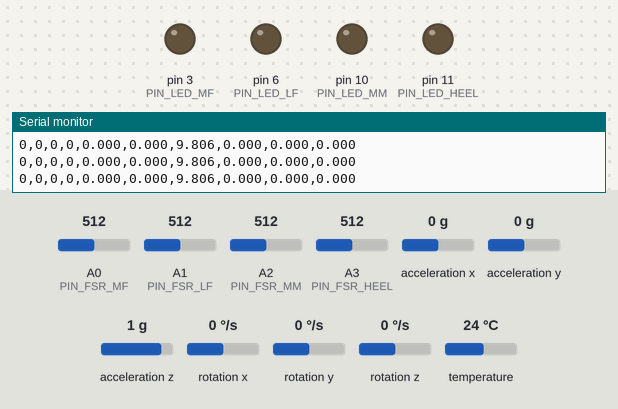
A sketch run on a simulated Arduino Uno, built with avr-gcc and run on an emulated ATmega328P. On the bench: output pins drawn as LEDs (lit = HIGH), the last lines printed to the serial monitor. The test bench sets the inputs (shaded band); at power-on: A0 (PIN_FSR_MF) = 512, A1 (PIN_FSR_LF) = 512, A2 (PIN_FSR_MM) = 512, A3 (PIN_FSR_HEEL) = 512, acceleration x 0 g, acceleration y 0 g, acceleration z 1 g, rotation x 0 °/s, rotation y 0 °/s, rotation z 0 °/s, temperature 24 °C.

Above: at 1.3 s.
1.4 s: A0 (PIN_FSR_MF) set to 925
At 2.04 s:
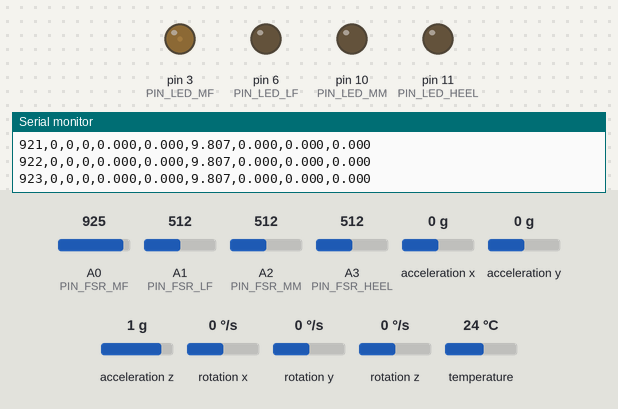
3.6 s: A1 (PIN_FSR_LF) set to 992
At 6.3 s:
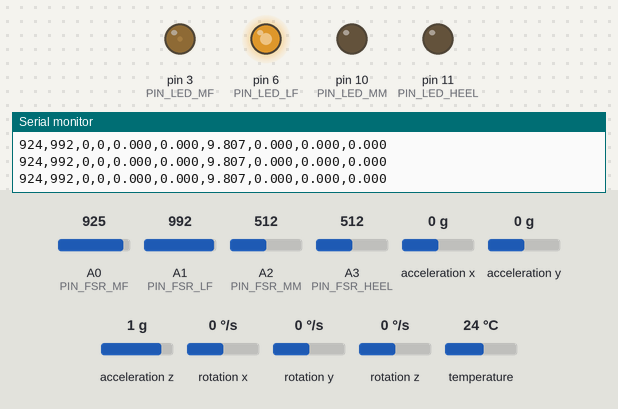
6.6 s: A2 (PIN_FSR_MM) set to 925
At 7.24 s:
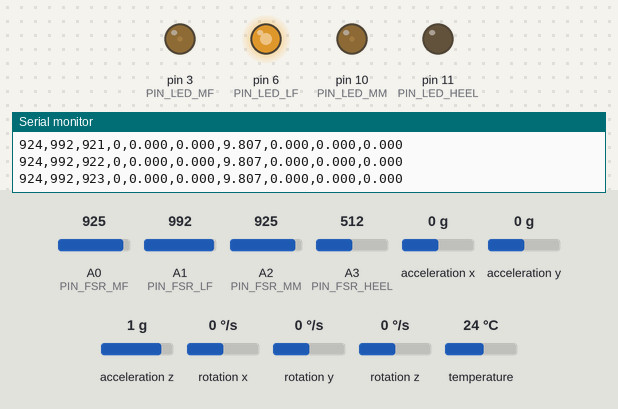
8.8 s: A3 (PIN_FSR_HEEL) set to 925
At 9.45 s:
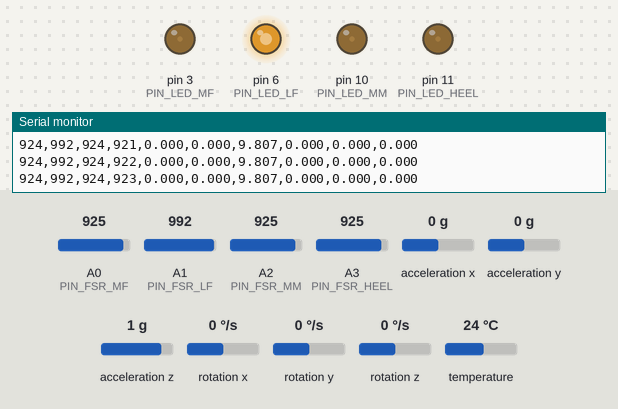
11.0 s: A0 (PIN_FSR_MF) set to 840
At 11.6 s:
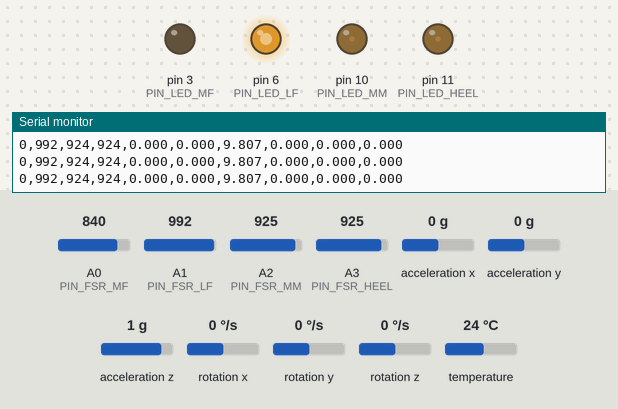
12.5 s: A2 (PIN_FSR_MM) set to 905
At 13.5 s:
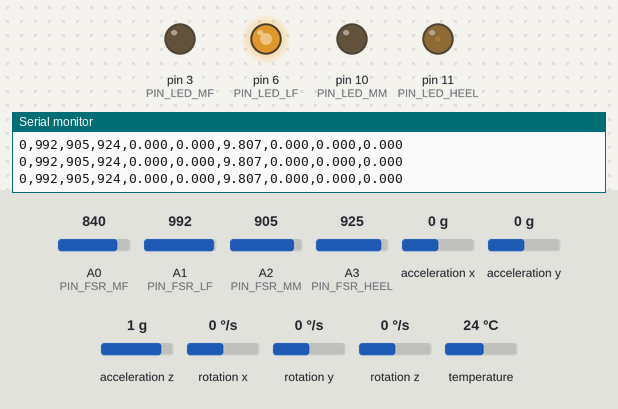
Timing chart, 0 to 15.0 s (numbered marks = the images above; inputs shaded):
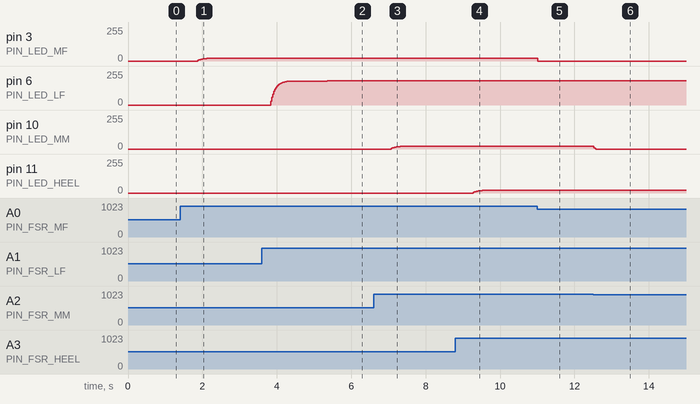

The sketch:

main.ino
```cpp
#include <Wire.h>
#include <Adafruit_MPU6050.h>
#include <Adafruit_Sensor.h>
#include "config.h"

Adafruit_MPU6050 mpu;

// Filtering variables
float alpha = 0.2; // Smoothing factor (0.0 to 1.0) - Adjust for more/less smoothing
float fMF = 0, fLF = 0, fMM = 0, fHEEL = 0;
float fAX = 0, fAY = 0, fAZ = 0;

void setup() {
  Serial.begin(115200);
  while (!Serial) delay(10);

  // Initialize LEDs
  pinMode(PIN_LED_MF, OUTPUT);
  pinMode(PIN_LED_LF, OUTPUT);
  pinMode(PIN_LED_MM, OUTPUT);
  pinMode(PIN_LED_HEEL, OUTPUT);

  // Initialize Accel Interrupt Pin
  pinMode(PIN_ACCEL_INT, INPUT);

  // Initialize MPU-6050
  if (!mpu.begin()) {
    Serial.println("Failed to find MPU6050 chip");
    while (1) { delay(10); }
  }

  mpu.setAccelerometerRange(MPU6050_RANGE_8_G);
  mpu.setGyroRange(MPU6050_RANGE_500_DEG);
  mpu.setFilterBandwidth(MPU6050_BAND_21_HZ);

  delay(100);
}

void loop() {
  // Read FSR values
  int valMF = analogRead(PIN_FSR_MF);
  int valLF = analogRead(PIN_FSR_LF);
  int valMM = analogRead(PIN_FSR_MM);
  int valHEEL = analogRead(PIN_FSR_HEEL);

  // Apply Exponential Moving Average (EMA) filtering
  fMF = (alpha * valMF) + ((1 - alpha) * fMF);
  fLF = (alpha * valLF) + ((1 - alpha) * fLF);
  fMM = (alpha * valMM) + ((1 - alpha) * fMM);
  fHEEL = (alpha * valHEEL) + ((1 - alpha) * fHEEL);

  // Map filtered FSR values to LED brightness (PWM 0-255)
  // Lowered threshold slightly to 915 to make it less stiff
  analogWrite(PIN_LED_MF, (fMF > 915) ? map((int)fMF, 915, 1023, 0, 255) : 0);
  analogWrite(PIN_LED_LF, (fLF > 915) ? map((int)fLF, 915, 1023, 0, 255) : 0);
  analogWrite(PIN_LED_MM, (fMM > 915) ? map((int)fMM, 915, 1023, 0, 255) : 0);
  analogWrite(PIN_LED_HEEL, (fHEEL > 915) ? map((int)fHEEL, 915, 1023, 0, 255) : 0);

  // Get MPU-6050 data
  sensors_event_t a, g, temp;
  mpu.getEvent(&a, &g, &temp);

  // Filter Accelerometer data
  fAX = (alpha * a.acceleration.x) + ((1 - alpha) * fAX);
  fAY = (alpha * a.acceleration.y) + ((1 - alpha) * fAY);
  fAZ = (alpha * a.acceleration.z) + ((1 - alpha) * fAZ);

  // Send data to Serial for Processing (using filtered values)
  // Format: MF,LF,MM,HEEL,accelX,accelY,accelZ,gyroX,gyroY,gyroZ
  // Lowered UI deadzone slightly for more sensitivity on the graphs
  Serial.print((fMF > 850) ? (int)fMF : 0); Serial.print(",");
  Serial.print((fLF > 850) ? (int)fLF : 0); Serial.print(",");
  Serial.print((fMM > 850) ? (int)fMM : 0); Serial.print(",");
  Serial.print((fHEEL > 850) ? (int)fHEEL : 0); Serial.print(",");
  Serial.print(fAX, 3); Serial.print(",");
  Serial.print(fAY, 3); Serial.print(",");
  Serial.print(fAZ, 3); Serial.print(",");
  Serial.print(g.gyro.x, 3); Serial.print(",");
  Serial.print(g.gyro.y, 3); Serial.print(",");
  Serial.println(g.gyro.z, 3);

  delay(20); // ~50Hz sampling
}
```

config.h
```cpp
#ifndef CONFIG_H
#define CONFIG_H

// FSR Pins (Analog)
#define PIN_FSR_MF A0   // Medial Forefoot
#define PIN_FSR_LF A1   // Lateral Forefoot
#define PIN_FSR_MM A2   // Medial Mid-foot
#define PIN_FSR_HEEL A3 // Heel

// LED Pins (PWM for intensity - User specified configuration)
#define PIN_LED_MF 3
#define PIN_LED_LF 6
#define PIN_LED_MM 10
#define PIN_LED_HEEL 11

// MPU-6050 usually uses I2C (SDA/SCL)
// On FireBeetle 328P, SDA is A4 and SCL is A5
#define PIN_ACCEL_INT 2 // Accelerometer Interrupt Pin

#endif
```

Measured:
- after the input at 1.4 s, pin 3 (PIN_LED_MF): 0/255 → 18/255 after 0.47 s, → 21/255 0.24 s later
- after the input at 3.6 s, pin 6 (PIN_LED_LF): moves from 0/255 to 181/255 over 1.5 s, starting after 0.24 s
- after the input at 6.6 s, pin 10 (PIN_LED_MM): 0/255 → 18/255 after 0.47 s, → 21/255 0.24 s later
- after the input at 8.8 s, pin 11 (PIN_LED_HEEL): 0/255 → 18/255 after 0.48 s, → 21/255 0.24 s later
- after the input at 11.0 s, pin 3 (PIN_LED_MF): 21/255 → 0/255 at once
- after the input at 12.5 s, pin 10 (PIN_LED_MM): 21/255 → 0/255 at once
